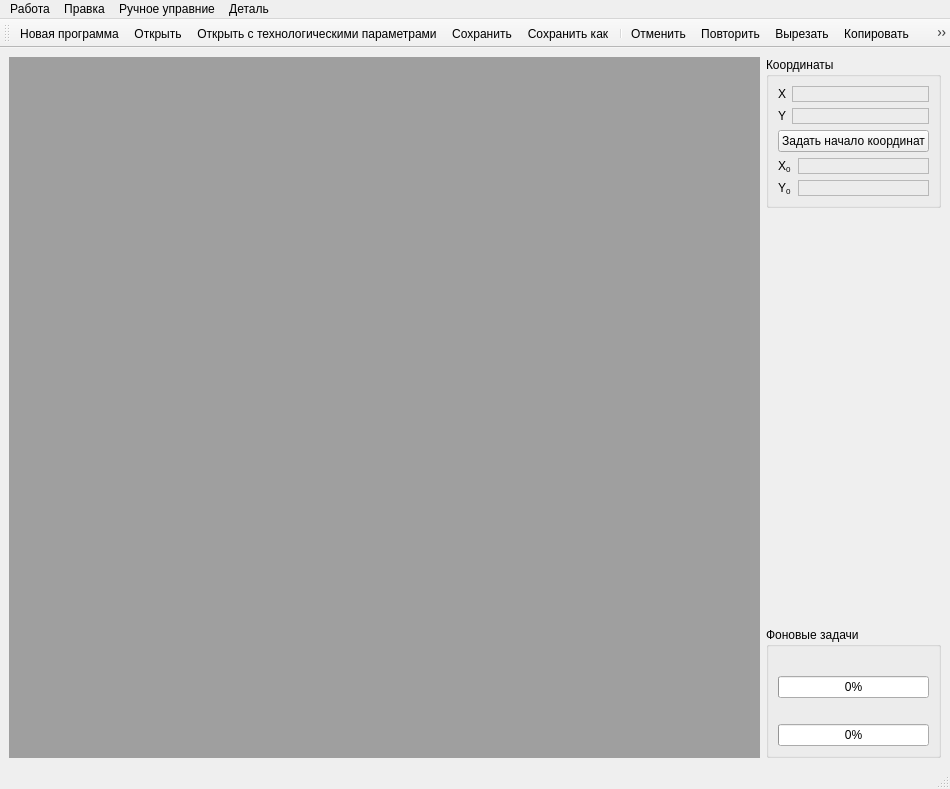
<?xml version="1.0" encoding="UTF-8"?>
<ui version="4.0">
 <class>MainWindow</class>
 <widget class="QMainWindow" name="MainWindow">
  <property name="geometry">
   <rect>
    <x>0</x>
    <y>0</y>
    <width>950</width>
    <height>789</height>
   </rect>
  </property>
  <property name="windowTitle">
   <string>Сканирующее устройство для композитов</string>
  </property>
  <property name="windowIcon">
   <iconset resource="tango-icons.qrc">
    <normaloff>:/icons/actions/icons/app.png</normaloff>:/icons/actions/icons/app.png</iconset>
  </property>
  <widget class="QWidget" name="centralwidget">
   <layout class="QHBoxLayout" name="horizontalLayout">
    <item>
     <widget class="QMdiArea" name="mdiArea">
      <property name="sizePolicy">
       <sizepolicy hsizetype="Expanding" vsizetype="Expanding">
        <horstretch>1</horstretch>
        <verstretch>0</verstretch>
       </sizepolicy>
      </property>
     </widget>
    </item>
    <item>
     <layout class="QVBoxLayout" name="verticalLayout_3">
      <item>
       <widget class="QGroupBox" name="groupBox">
        <property name="title">
         <string>Координаты</string>
        </property>
        <layout class="QVBoxLayout" name="verticalLayout_2">
         <item>
          <layout class="QFormLayout" name="formLayout">
           <property name="fieldGrowthPolicy">
            <enum>QFormLayout::AllNonFixedFieldsGrow</enum>
           </property>
           <item row="0" column="0">
            <widget class="QLabel" name="label">
             <property name="text">
              <string>X</string>
             </property>
            </widget>
           </item>
           <item row="0" column="1">
            <widget class="QLabel" name="xLabel">
             <property name="sizePolicy">
              <sizepolicy hsizetype="MinimumExpanding" vsizetype="Preferred">
               <horstretch>0</horstretch>
               <verstretch>0</verstretch>
              </sizepolicy>
             </property>
             <property name="frameShape">
              <enum>QFrame::StyledPanel</enum>
             </property>
             <property name="frameShadow">
              <enum>QFrame::Sunken</enum>
             </property>
             <property name="text">
              <string/>
             </property>
            </widget>
           </item>
           <item row="1" column="0">
            <widget class="QLabel" name="label_2">
             <property name="text">
              <string>Y</string>
             </property>
            </widget>
           </item>
           <item row="1" column="1">
            <widget class="QLabel" name="yLabel">
             <property name="sizePolicy">
              <sizepolicy hsizetype="MinimumExpanding" vsizetype="Preferred">
               <horstretch>0</horstretch>
               <verstretch>0</verstretch>
              </sizepolicy>
             </property>
             <property name="frameShape">
              <enum>QFrame::StyledPanel</enum>
             </property>
             <property name="frameShadow">
              <enum>QFrame::Sunken</enum>
             </property>
             <property name="text">
              <string/>
             </property>
            </widget>
           </item>
          </layout>
         </item>
         <item>
          <widget class="QPushButton" name="setZeroCoodinateButton">
           <property name="sizePolicy">
            <sizepolicy hsizetype="Minimum" vsizetype="Fixed">
             <horstretch>0</horstretch>
             <verstretch>0</verstretch>
            </sizepolicy>
           </property>
           <property name="text">
            <string>Задать начало координат</string>
           </property>
          </widget>
         </item>
         <item>
          <layout class="QFormLayout" name="formLayout_2">
           <property name="fieldGrowthPolicy">
            <enum>QFormLayout::AllNonFixedFieldsGrow</enum>
           </property>
           <item row="0" column="0">
            <widget class="QLabel" name="label_3">
             <property name="text">
              <string>X&lt;sub&gt;0&lt;/sub&gt;</string>
             </property>
            </widget>
           </item>
           <item row="0" column="1">
            <widget class="QLabel" name="x0Label">
             <property name="sizePolicy">
              <sizepolicy hsizetype="MinimumExpanding" vsizetype="Preferred">
               <horstretch>0</horstretch>
               <verstretch>0</verstretch>
              </sizepolicy>
             </property>
             <property name="frameShape">
              <enum>QFrame::StyledPanel</enum>
             </property>
             <property name="frameShadow">
              <enum>QFrame::Sunken</enum>
             </property>
             <property name="text">
              <string/>
             </property>
            </widget>
           </item>
           <item row="1" column="0">
            <widget class="QLabel" name="label_4">
             <property name="text">
              <string>Y&lt;sub&gt;0&lt;/sub&gt;</string>
             </property>
            </widget>
           </item>
           <item row="1" column="1">
            <widget class="QLabel" name="y0Label">
             <property name="sizePolicy">
              <sizepolicy hsizetype="MinimumExpanding" vsizetype="Preferred">
               <horstretch>0</horstretch>
               <verstretch>0</verstretch>
              </sizepolicy>
             </property>
             <property name="frameShape">
              <enum>QFrame::StyledPanel</enum>
             </property>
             <property name="frameShadow">
              <enum>QFrame::Sunken</enum>
             </property>
             <property name="text">
              <string/>
             </property>
            </widget>
           </item>
          </layout>
         </item>
        </layout>
       </widget>
      </item>
      <item>
       <spacer name="verticalSpacer">
        <property name="orientation">
         <enum>Qt::Vertical</enum>
        </property>
        <property name="sizeHint" stdset="0">
         <size>
          <width>20</width>
          <height>40</height>
         </size>
        </property>
       </spacer>
      </item>
      <item>
       <widget class="QGroupBox" name="backgroundTasksBox">
        <property name="title">
         <string>Фоновые задачи</string>
        </property>
        <layout class="QVBoxLayout" name="verticalLayout">
         <item>
          <widget class="QLabel" name="taskLabel">
           <property name="text">
            <string/>
           </property>
          </widget>
         </item>
         <item>
          <widget class="QProgressBar" name="taskProgressBar">
           <property name="value">
            <number>0</number>
           </property>
          </widget>
         </item>
         <item>
          <widget class="QLabel" name="stageLabel">
           <property name="text">
            <string/>
           </property>
          </widget>
         </item>
         <item>
          <widget class="QProgressBar" name="stageProgressBar">
           <property name="value">
            <number>0</number>
           </property>
          </widget>
         </item>
        </layout>
       </widget>
      </item>
     </layout>
    </item>
   </layout>
  </widget>
  <widget class="QMenuBar" name="menubar">
   <property name="geometry">
    <rect>
     <x>0</x>
     <y>0</y>
     <width>950</width>
     <height>22</height>
    </rect>
   </property>
   <widget class="QMenu" name="menu">
    <property name="title">
     <string>Работа</string>
    </property>
    <addaction name="newAction"/>
    <addaction name="openAction"/>
    <addaction name="openTechnologicalAction"/>
    <addaction name="saveAction"/>
    <addaction name="saveAsAction"/>
    <addaction name="separator"/>
    <addaction name="runScriptAction"/>
    <addaction name="stopAction"/>
    <addaction name="initializeAction"/>
    <addaction name="autoScanAction"/>
    <addaction name="separator"/>
    <addaction name="technologicalParametersAction"/>
    <addaction name="saveTechnologicalParametersAction"/>
    <addaction name="separator"/>
    <addaction name="quitAction"/>
   </widget>
   <widget class="QMenu" name="menu_2">
    <property name="title">
     <string>Деталь</string>
    </property>
    <addaction name="assembleScanAction"/>
    <addaction name="exportWaveAction"/>
    <addaction name="currentProcessingParametersAction"/>
    <addaction name="currentParametersToTechnologicalAction"/>
   </widget>
   <widget class="QMenu" name="menu_3">
    <property name="title">
     <string>Правка</string>
    </property>
    <addaction name="undoAction"/>
    <addaction name="redoAction"/>
    <addaction name="separator"/>
    <addaction name="cutAction"/>
    <addaction name="copyAction"/>
    <addaction name="pasteAction"/>
   </widget>
   <widget class="QMenu" name="menu_4">
    <property name="title">
     <string>Ручное управние</string>
    </property>
    <addaction name="showManualControlDialogAction"/>
    <addaction name="coilManualControlAction"/>
   </widget>
   <addaction name="menu"/>
   <addaction name="menu_3"/>
   <addaction name="menu_4"/>
   <addaction name="menu_2"/>
  </widget>
  <widget class="QStatusBar" name="statusbar"/>
  <widget class="QToolBar" name="toolBar">
   <property name="windowTitle">
    <string>toolBar</string>
   </property>
   <attribute name="toolBarArea">
    <enum>TopToolBarArea</enum>
   </attribute>
   <attribute name="toolBarBreak">
    <bool>false</bool>
   </attribute>
   <addaction name="newAction"/>
   <addaction name="openAction"/>
   <addaction name="openTechnologicalAction"/>
   <addaction name="saveAction"/>
   <addaction name="saveAsAction"/>
   <addaction name="separator"/>
   <addaction name="undoAction"/>
   <addaction name="redoAction"/>
   <addaction name="cutAction"/>
   <addaction name="copyAction"/>
   <addaction name="pasteAction"/>
   <addaction name="separator"/>
   <addaction name="runScriptAction"/>
   <addaction name="stopAction"/>
   <addaction name="initializeAction"/>
   <addaction name="autoScanAction"/>
   <addaction name="showManualControlDialogAction"/>
   <addaction name="separator"/>
   <addaction name="technologicalParametersAction"/>
   <addaction name="currentProcessingParametersAction"/>
  </widget>
  <action name="quitAction">
   <property name="icon">
    <iconset resource="tango-icons.qrc">
     <normaloff>:/icons/actions/icons/actions/system-log-out.png</normaloff>:/icons/actions/icons/actions/system-log-out.png</iconset>
   </property>
   <property name="text">
    <string>Выход</string>
   </property>
   <property name="shortcut">
    <string>Ctrl+Q</string>
   </property>
  </action>
  <action name="assembleScanAction">
   <property name="text">
    <string>Собрать деталь...</string>
   </property>
  </action>
  <action name="showManualControlDialogAction">
   <property name="icon">
    <iconset resource="tango-icons.qrc">
     <normaloff>:/icons/actions/icons/actions/applications-system.png</normaloff>:/icons/actions/icons/actions/applications-system.png</iconset>
   </property>
   <property name="text">
    <string>Манипулятор...</string>
   </property>
   <property name="shortcut">
    <string>Ctrl+M</string>
   </property>
  </action>
  <action name="newAction">
   <property name="icon">
    <iconset resource="tango-icons.qrc">
     <normaloff>:/icons/actions/icons/actions/document-new.png</normaloff>:/icons/actions/icons/actions/document-new.png</iconset>
   </property>
   <property name="text">
    <string>Новая программа</string>
   </property>
   <property name="shortcut">
    <string>Ctrl+N</string>
   </property>
  </action>
  <action name="openAction">
   <property name="icon">
    <iconset resource="tango-icons.qrc">
     <normaloff>:/icons/actions/icons/actions/document-open.png</normaloff>:/icons/actions/icons/actions/document-open.png</iconset>
   </property>
   <property name="text">
    <string>Открыть...</string>
   </property>
   <property name="shortcut">
    <string>Ctrl+O</string>
   </property>
  </action>
  <action name="saveAction">
   <property name="icon">
    <iconset resource="tango-icons.qrc">
     <normaloff>:/icons/actions/icons/actions/document-save.png</normaloff>:/icons/actions/icons/actions/document-save.png</iconset>
   </property>
   <property name="text">
    <string>Сохранить</string>
   </property>
   <property name="shortcut">
    <string>Ctrl+S</string>
   </property>
  </action>
  <action name="saveAsAction">
   <property name="icon">
    <iconset resource="tango-icons.qrc">
     <normaloff>:/icons/actions/icons/actions/document-save-as.png</normaloff>:/icons/actions/icons/actions/document-save-as.png</iconset>
   </property>
   <property name="text">
    <string>Сохранить как...</string>
   </property>
   <property name="shortcut">
    <string>Ctrl+Shift+S</string>
   </property>
  </action>
  <action name="undoAction">
   <property name="icon">
    <iconset resource="tango-icons.qrc">
     <normaloff>:/icons/actions/icons/actions/edit-undo.png</normaloff>:/icons/actions/icons/actions/edit-undo.png</iconset>
   </property>
   <property name="text">
    <string>Отменить</string>
   </property>
   <property name="shortcut">
    <string>Ctrl+Z</string>
   </property>
  </action>
  <action name="redoAction">
   <property name="icon">
    <iconset resource="tango-icons.qrc">
     <normaloff>:/icons/actions/icons/actions/edit-redo.png</normaloff>:/icons/actions/icons/actions/edit-redo.png</iconset>
   </property>
   <property name="text">
    <string>Повторить</string>
   </property>
   <property name="shortcut">
    <string>Ctrl+Y</string>
   </property>
  </action>
  <action name="cutAction">
   <property name="icon">
    <iconset resource="tango-icons.qrc">
     <normaloff>:/icons/actions/icons/actions/edit-cut.png</normaloff>:/icons/actions/icons/actions/edit-cut.png</iconset>
   </property>
   <property name="text">
    <string>Вырезать</string>
   </property>
   <property name="shortcut">
    <string>Ctrl+X</string>
   </property>
  </action>
  <action name="copyAction">
   <property name="icon">
    <iconset resource="tango-icons.qrc">
     <normaloff>:/icons/actions/icons/actions/edit-copy.png</normaloff>:/icons/actions/icons/actions/edit-copy.png</iconset>
   </property>
   <property name="text">
    <string>Копировать</string>
   </property>
   <property name="shortcut">
    <string>Ctrl+C</string>
   </property>
  </action>
  <action name="pasteAction">
   <property name="icon">
    <iconset resource="tango-icons.qrc">
     <normaloff>:/icons/actions/icons/actions/edit-paste.png</normaloff>:/icons/actions/icons/actions/edit-paste.png</iconset>
   </property>
   <property name="text">
    <string>Вставить</string>
   </property>
   <property name="shortcut">
    <string>Ctrl+V</string>
   </property>
  </action>
  <action name="runScriptAction">
   <property name="icon">
    <iconset resource="tango-icons.qrc">
     <normaloff>:/icons/actions/icons/actions/media-playback-start.png</normaloff>:/icons/actions/icons/actions/media-playback-start.png</iconset>
   </property>
   <property name="text">
    <string>Выполнить программу</string>
   </property>
   <property name="shortcut">
    <string>F5</string>
   </property>
  </action>
  <action name="stopAction">
   <property name="icon">
    <iconset resource="tango-icons.qrc">
     <normaloff>:/icons/actions/icons/actions/media-playback-stop.png</normaloff>:/icons/actions/icons/actions/media-playback-stop.png</iconset>
   </property>
   <property name="text">
    <string>Стоп</string>
   </property>
   <property name="shortcut">
    <string>F6</string>
   </property>
  </action>
  <action name="initializeAction">
   <property name="icon">
    <iconset resource="tango-icons.qrc">
     <normaloff>:/icons/actions/icons/actions/view-refresh.png</normaloff>:/icons/actions/icons/actions/view-refresh.png</iconset>
   </property>
   <property name="text">
    <string>Инициализация</string>
   </property>
   <property name="shortcut">
    <string>F7</string>
   </property>
  </action>
  <action name="technologicalParametersAction">
   <property name="icon">
    <iconset resource="tango-icons.qrc">
     <normaloff>:/icons/actions/icons/actions/preferences-system.png</normaloff>:/icons/actions/icons/actions/preferences-system.png</iconset>
   </property>
   <property name="text">
    <string>Технологические параметры...</string>
   </property>
   <property name="shortcut">
    <string>F9</string>
   </property>
  </action>
  <action name="saveTechnologicalParametersAction">
   <property name="text">
    <string>Сохранить технологические параметры</string>
   </property>
  </action>
  <action name="exportWaveAction">
   <property name="text">
    <string>Экспорт в WAVE...</string>
   </property>
  </action>
  <action name="currentProcessingParametersAction">
   <property name="icon">
    <iconset resource="tango-icons.qrc">
     <normaloff>:/icons/actions/icons/actions/document-properties.png</normaloff>:/icons/actions/icons/actions/document-properties.png</iconset>
   </property>
   <property name="text">
    <string>Параметры обработки...</string>
   </property>
   <property name="shortcut">
    <string>F10</string>
   </property>
  </action>
  <action name="openTechnologicalAction">
   <property name="icon">
    <iconset resource="tango-icons.qrc">
     <normaloff>:/icons/actions/icons/actions/document-open-tech.png</normaloff>:/icons/actions/icons/actions/document-open-tech.png</iconset>
   </property>
   <property name="text">
    <string>Открыть с технологическими параметрами...</string>
   </property>
   <property name="shortcut">
    <string>Ctrl+Shift+O</string>
   </property>
  </action>
  <action name="coilManualControlAction">
   <property name="text">
    <string>Датчик АСК...</string>
   </property>
  </action>
  <action name="currentParametersToTechnologicalAction">
   <property name="text">
    <string>Копировать параметры обработки в технологические...</string>
   </property>
  </action>
  <action name="autoScanAction">
   <property name="icon">
    <iconset resource="tango-icons.qrc">
     <normaloff>:/icons/actions/icons/actions/system-search.png</normaloff>:/icons/actions/icons/actions/system-search.png</iconset>
   </property>
   <property name="text">
    <string>Выполнить автоматическое сканирование</string>
   </property>
  </action>
  <action name="assignColorsForColorBarAction">
   <property name="text">
    <string>Цвета для ColorBar</string>
   </property>
  </action>
 </widget>
 <resources>
  <include location="tango-icons.qrc"/>
 </resources>
 <connections/>
</ui>
